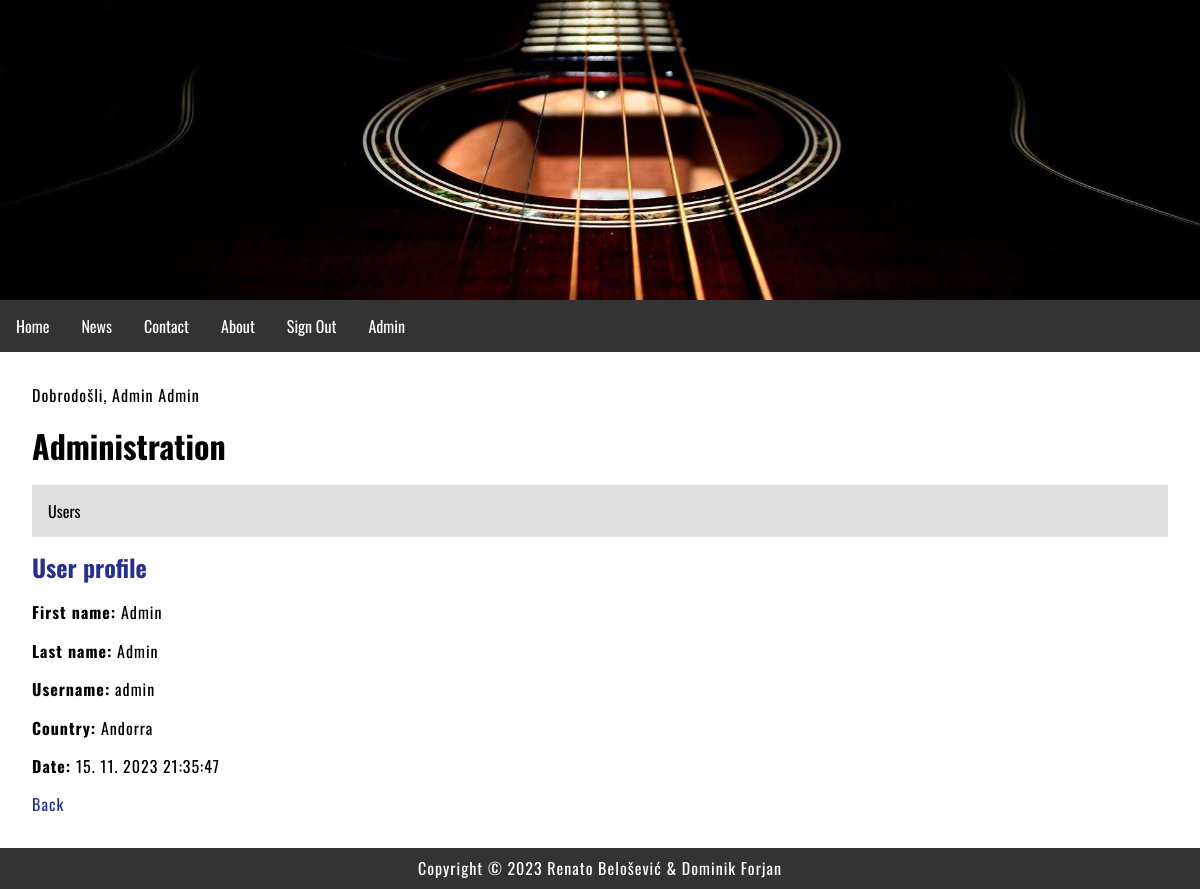
The app's page /index.php?menu=7&action=1&id=5 (signed in) with its own data.
### tables this page shows
CREATE TABLE `users` (
  `id` int(11) NOT NULL,
  `firstname` varchar(255) NOT NULL,
  `lastname` varchar(255) NOT NULL,
  `email` varchar(255) NOT NULL,
  `username` varchar(255) NOT NULL,
  `password` varchar(255) NOT NULL,
  `country` char(2) NOT NULL,
  `date` timestamp NOT NULL DEFAULT current_timestamp() ON UPDATE current_timestamp(),
  `archive` enum('Y','N') NOT NULL DEFAULT 'Y',
  `role` tinyint(1) NOT NULL DEFAULT 0
);

CREATE TABLE `countries` (
  `id` int(11) NOT NULL,
  `country_code` varchar(2) NOT NULL DEFAULT '',
  `country_name` varchar(100) NOT NULL DEFAULT ''
);

### functions.php (called while the page is built)
<?php
	function pickerDateToMysql($pickerDate){
		$date = DateTime::createFromFormat('Y-m-d H:i:s', $pickerDate);
		return $date->format('d. m. Y H:i:s');
	}
?>

### admin/users.php (the view, shortened to what this page needs)
<?php
	if (isset($_GET['id']) && $_GET['id'] != '') {
		$query  = "SELECT * FROM users";
		$query .= " WHERE id=".$_GET['id'];
		$result = @mysqli_query($MySQL, $query);
		$row = @mysqli_fetch_array($result);
		print '
		<h2>User profile</h2>
		<p><b>First name:</b> ' . $row['firstname'] . '</p>
		<p><b>Last name:</b> ' . $row['lastname'] . '</p>
		<p><b>Username:</b> ' . $row['username'] . '</p>';
		$_query  = "SELECT * FROM countries";
		$_query .= " WHERE country_code='" . $row['country'] . "'";
		$_result = @mysqli_query($MySQL, $_query);
		$_row = @mysqli_fetch_array($_result);
		print '
		<p><b>Country:</b> ' .$_row['country_name'] . '</p>
		<p><b>Date:</b> ' . pickerDateToMysql($row['date']) . '</p>
		<p><a href="index.php?menu='.$menu.'&amp;action='.$action.'">Back</a></p>';
	}
?>

### style.css (style rules this page uses)
body, html { font-family: 'Oswald', sans-serif; margin: 0; font-size: 16px; }
h1,h2 { margin: 0.5em 0; font-size: 2em; }
h2 { font-size: 1.5em; color: #27318b; }
main a { color: #27318b; text-decoration: none; }
p { margin: 1em 0; line-height: 1.4em; letter-spacing: 1px; }

### records on screen
users: firstname "Admin", lastname "Admin", username "admin", date "15. 11. 2023 21:35:47"
countries: country_name "Andorra"

### other values on screen
$_SESSION['message'] "Dobrodošli, Admin Admin"
